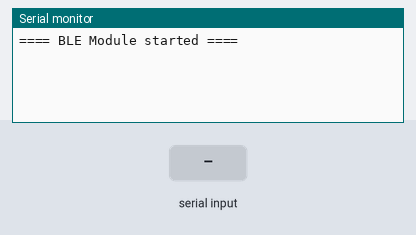
This sketch was run on a simulated Arduino Uno, built with avr-gcc and run on an emulated ATmega328P. Shown: the last lines printed to the serial monitor. Inputs (shaded band) come from the test bench. The modem accepts every AT command (registered, SIM ready, sends succeed) and sends nothing else.

Above: at 2.0 s.
2.1 s: "1\n" received over Serial
At 4.3 s:
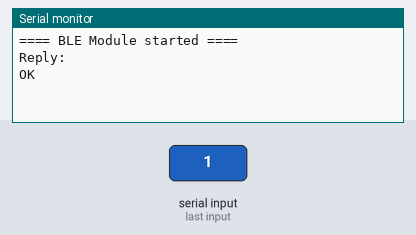
4.6 s: "1\n" received over the second serial link
At 6.0 s:
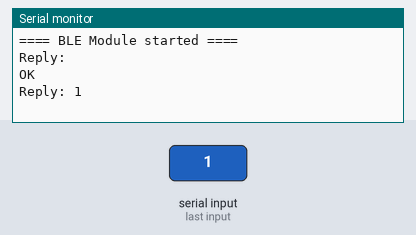
6.1 s: "0\n" received over the second serial link
At 8.1 s:
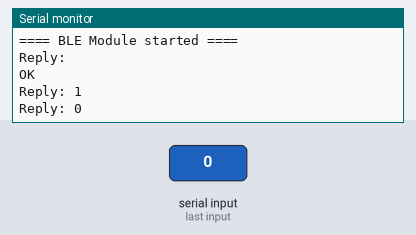

The sketch:

ble_scratch.ino
```cpp
#include <SoftwareSerial.h>
#define BLENAME "meter0"
SoftwareSerial BLESerial(8, 9); // RX, TX


void setup() {
  Serial.begin(9600);
  BLESerial.begin(9600);
  //BLESerial.setTimeout(10);

  while (!Serial) {
    Serial.println("No serial");
  }

  Serial.println("==== BLE Module started ====");
  Serial.println();
  setupBlueToothConnection();
}

void loop() {
  if (BLESerial.available() > 0) {
    String str = BLESerial.readString();
    Serial.println("Reply: " + str);
    Serial.write("\n");

    //Serial.write(BLESerial.read());
  }
  if (Serial.available()) {
    BLESerial.write(Serial.read());
    Serial.write("\n");

  }
}


void setupBlueToothConnection(){
  BLESerial.write("AT");
  delay(200);

  BLESerial.write("AT+ROLE0");  // set the role as slave
  delay(200);
  Serial.write("\n");

  BLESerial.write(strcat("AT+NAME", BLENAME));
  //BLESerial.write(strcat("AT+PASS", 12345));

  delay(200);

  BLESerial.write("AT+AUTH1");
  BLESerial.write("AT+NOTI1"); // Enable notifications (e.g. conn/disconn)
  //BLESerial.write("AT+RESET");
  Serial.write("\n");

  delay(200);

  //blue.flush();
}
```

Measured:
- after the input at 2.1 s, the serial monitor: prints a new line after 1.0 s (image 1)
- after the input at 4.6 s, the serial monitor: prints a new line after 1.0 s (image 2)
- after the input at 6.1 s, the serial monitor: prints a new line after 1.0 s (image 3)
